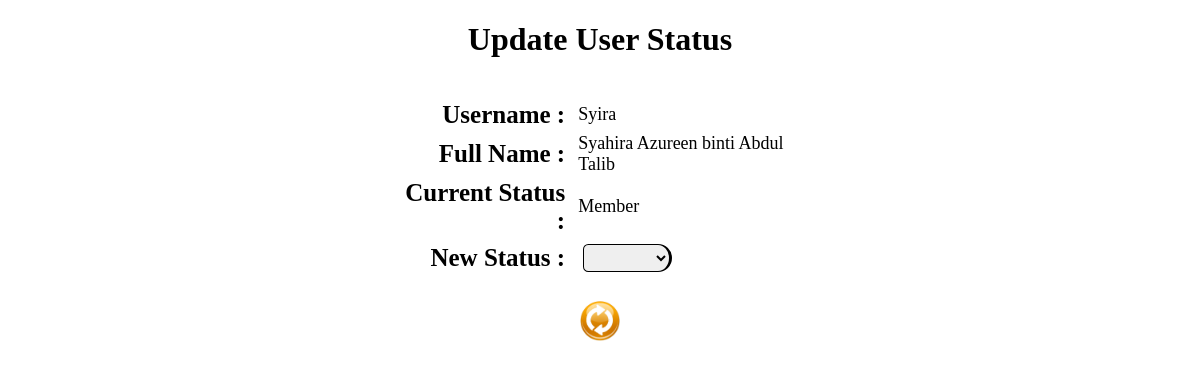
Page /custspace/user/update-member_status.php?id=2 on the committed database.
### tables this page shows
CREATE TABLE IF NOT EXISTS `customer` (
  `id` int(11) NOT NULL AUTO_INCREMENT,
  `fullname` varchar(50) NOT NULL,
  `username` varchar(30) NOT NULL,
  `email` varchar(50) NOT NULL,
  `password` varchar(30) NOT NULL,
  `telephone` varchar(15) NOT NULL,
  `gender` varchar(10) NOT NULL,
  `currentstate` varchar(20) NOT NULL,
  `status` varchar(10) NOT NULL,
  `reg_date` varchar(30) NOT NULL,
  `last_login` varchar(30) NOT NULL,
  PRIMARY KEY (`id`)
);

### custspace/user/update-member_status.php (the view, shortened to what this page needs)
<?php
	$id=$_GET['id'];
	$query = mysql_query("SELECT * FROM customer WHERE id ='$id'");
	$numrows = mysql_num_rows($query);
	if($numrows!=0)
	{
		while($row = mysql_fetch_assoc($query))
		{
			$fullname = $row['fullname'];
			$username = $row['username'];
			$status = $row['status'];
		}
	}
?>
<!DOCTYPE html PUBLIC "-//W3C//DTD XHTML 1.0 Transitional//EN" "http://www.w3.org/TR/xhtml1/DTD/xhtml1-transitional.dtd">
<html xmlns="http://www.w3.org/1999/xhtml">
<head>
</head>
<body>
<center>
<h1 align="center">Update User Status</h1>
<br />
<form method="POST" action="update-member_status_dbase.php">
<table id="upd_table">
	<tr>
		<td class="label">
			Username :
		</td>
		<td class="input">
			<?php echo $username; ?>
		</td>
	</tr>
	<tr>
		<td class="label">
			Full Name :
		</td>
		<td class="input">
			<?php echo $fullname; ?>
		</td>
	</tr>
	<tr>
		<td class="label">
			Current Status :
		</td>
		<td class="input">
			<?php echo $status; ?>
		</td>
	</tr>
	<tr>
		<td class="label">
			New Status :
		</td>
		<td class="input">
			<select class="textbox" id="new_status" name="new_status">
				<option></option>
				<option>Member</option>
			</select>
		</td>
	</tr>
	</table>
	<br />
	<table>
	<tr>
		<td colspan="2">
			<input type="image" src="../../picture/CustomerSpace/update.png" id="upd_icon" title="Update Now">
		</td>
	</tr>
</table>
</form>
</center>
</body>
</html>

### custspace/user/update-member_status.php (style rules this page uses)
#upd_table { width: 400px; }
#upd_icon { width: 40px; height: 40px; }
.label { text-align: right; font-weight: bold; font-size: 25px; }
table { text-align: center; }
.textbox { border:1px solid #000000; border-right: 3px solid #000000; border-top-right-radius:80px; border-bottom-right-radius:80px; border-top-left-radius:30px; border-bottom-left-radius:30px; font-family:Calibri; font-size:18px; margin: 5px; padding: 2px; }
.input { text-align: left; padding-left: 10px; font-size: 18px; }

### rows in the picture
customer: username "Syira", fullname "Syahira Azureen binti Abdul Talib", status "Member"
